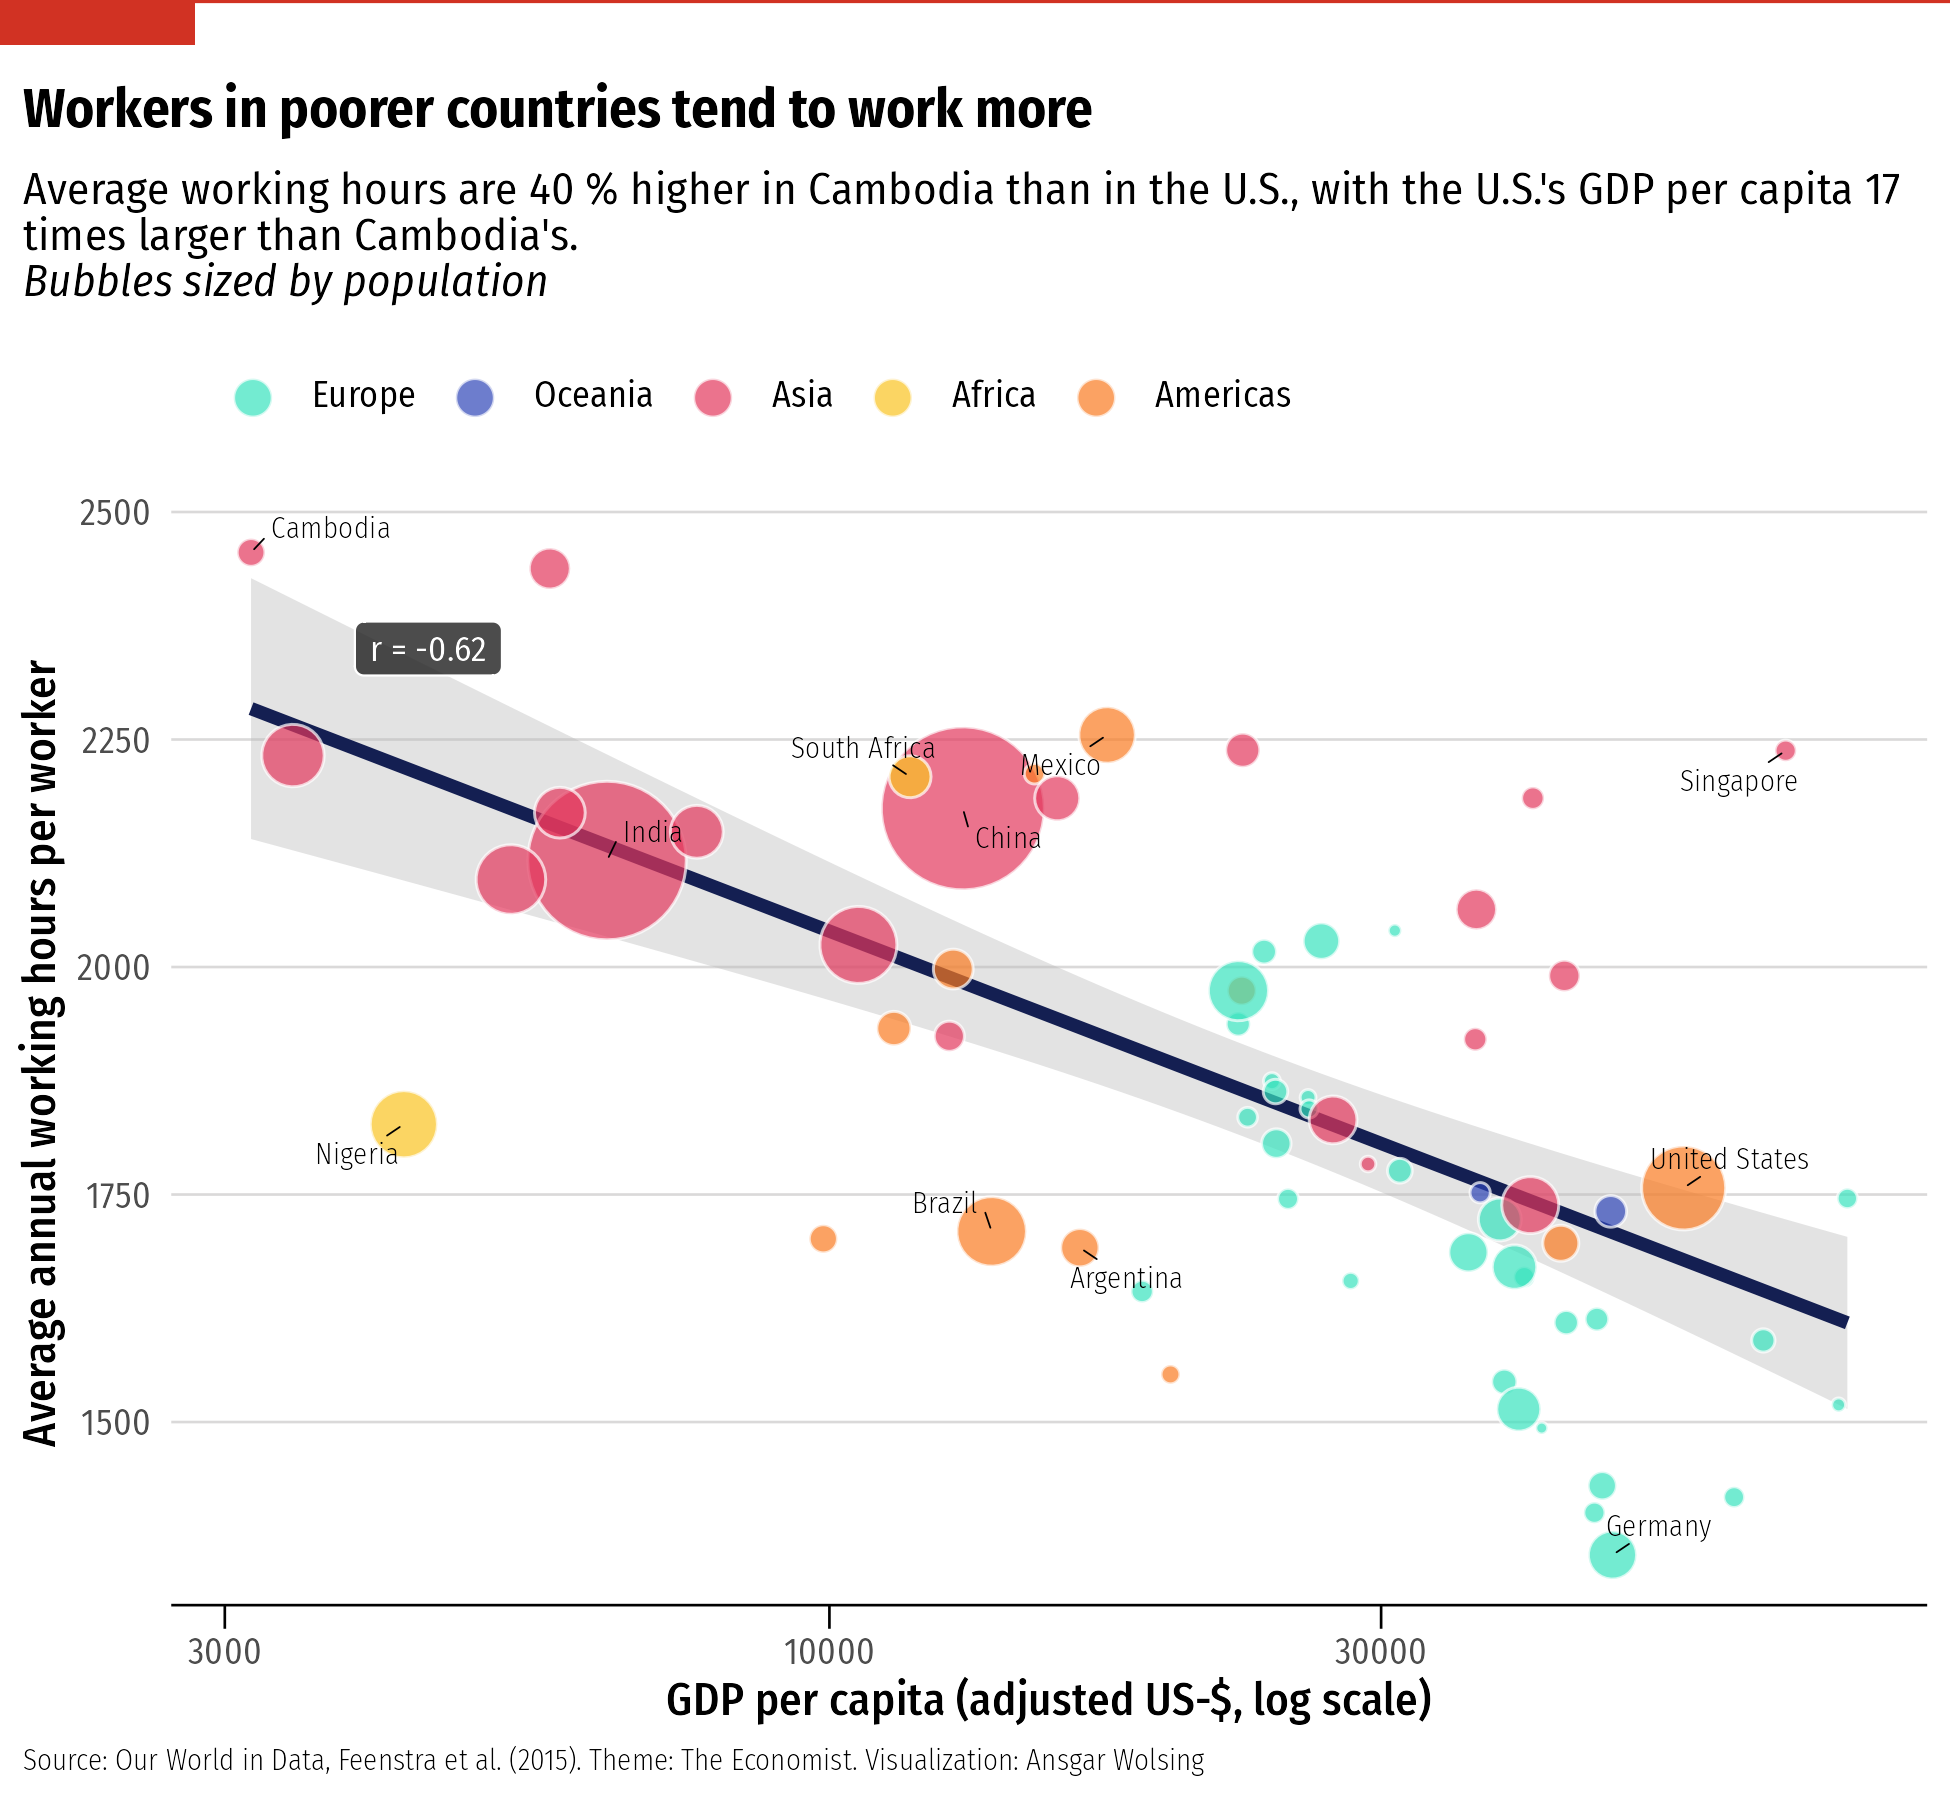

Write R code to recreate this figure.
library(tidyverse)
library(ggtext)
library(here)
library(grid)

base_path <- here("2022", "13")

# Source: https://ourworldindata.org/time-use#do-workers-in-richer-countries-work-longer-hours

df_raw <- read_csv(here(base_path, "annual-working-hours-vs-gdp-per-capita-pwt.csv"))

df <- df_raw %>% 
  rename(country = Entity, code = Code, year = Year, working_hours = 4, gdp_per_cap = 5,
         population = 6) %>% 
  select(-Continent) %>% 
  mutate(continent = countrycode::countrycode(code, origin = "iso3c", destination = "continent")) %>% 
  na.omit() %>% 
  # group_by(country) %>% 
  filter(year == max(year)) # %>% 
  # ungroup()


cor(df$working_hours, df$gdp_per_cap)
corr_log <- cor(df$working_hours, log10(df$gdp_per_cap))

with(subset(df, continent == "Europe"), cor(working_hours, log10(gdp_per_cap)))
with(subset(df, continent == "Asia"), cor(working_hours, log10(gdp_per_cap)))
with(subset(df, continent == "Americas"), cor(working_hours, log10(gdp_per_cap)))

highlight_countries <- c("Cambodia", "Germany", "United States", "South Africa",
                         "Singapore", "Mexico", "Argentina", "Brazil", "India",
                         "China", "Nigeria")

ragg::agg_png(here(base_path, "13-correlation.png"), res = 300, width = 6.5, height = 6, units = "in")
df %>% 
  ggplot(aes(gdp_per_cap, working_hours)) +
  geom_smooth(method = lm, col = "#141F52", fill = "grey72", size = 1.5,
              fullrange = TRUE) +
  geom_point(aes(size = population, fill = continent),
             shape = 21, color = "white", alpha = 0.7) +
  ggrepel::geom_text_repel(
    data = subset(df, country %in% highlight_countries),
    aes(label = country),
    family = "Fira Sans Condensed Light", size = 2.5, min.segment.length = 0,
    segment.size = 0.2
  ) +
  annotate("label",
           x = 4500, y = 2350, label = paste("r =", scales::number(corr_log, accuracy = 0.01)),
           fill = alpha("grey12", 0.8), color = "white",
           family = "Fira Sans Condensed", size = 3) +
  scale_x_log10() +
  scale_size_continuous(range = c(1, 18)) +
  scale_fill_manual(values = c(
    "Europe" = "#36E2BD", "Oceania" = "#2E45B8", "Asia" = "#E2365B", 
    "Africa" = "#F9C31F", "Americas" = "#F97A1F")) + 
  guides(
    size = "none",
    fill = guide_legend(override.aes = list(size = 4))
    ) +
  labs(
    title = "Workers in poorer countries tend to work more",
    subtitle = "Average working hours are 40 % higher in Cambodia than in the U.S.,
    with the U.S.'s GDP per capita 17 times larger than Cambodia's.<br>
    *Bubbles sized by population*",
    caption = "Source: Our World in Data, Feenstra et al. (2015). Theme: The Economist.
    Visualization: Ansgar Wolsing",
    x = "GDP per capita (adjusted US-$, log scale)",
    y = "Average annual working hours per worker",
    fill = NULL
  ) +
  theme_minimal(base_family = "Fira Sans Condensed") +
  theme(
    panel.grid = element_blank(),
    panel.grid.major.y = element_line(size = 0.3, color = "#DAD9D9"),
    plot.background = element_rect(color = NA, fill = "white"),
    text = element_text(),
    axis.line.x = element_line(color = "black", size = 0.3),
    axis.ticks.x = element_line(color = "black", size = 0.3), 
    axis.ticks.length.x = unit(2, "mm"), 
    axis.title = element_text(family = "Fira Sans Condensed Medium"),
    legend.position = "top",
    legend.justification = "left",
    legend.text = element_markdown(),
    plot.title = element_markdown(
      face = "bold", margin = margin(t = 16, b = 4)),
    plot.title.position = "plot",
    plot.subtitle = element_textbox_simple(margin = margin(t = 4, b = 8), lineheight = 1),
    plot.caption = element_markdown(hjust = 0, size = 7, 
                                family = "Fira Sans Condensed Light"),
    plot.caption.position = "plot"
  )
grid.lines(
  x = c(0, 1),
  y = 1,
  gp = gpar(col = "#D13223", lwd = 2)
)
grid.rect(
  x = 0,
  y = 1,
  width = 0.2, # TODO 10 % of line / image width
  height = 0.05,  # TODO ~2 % of line / image height
  gp = gpar(fill = "#D13223", col = NA)
)
invisible(dev.off())
